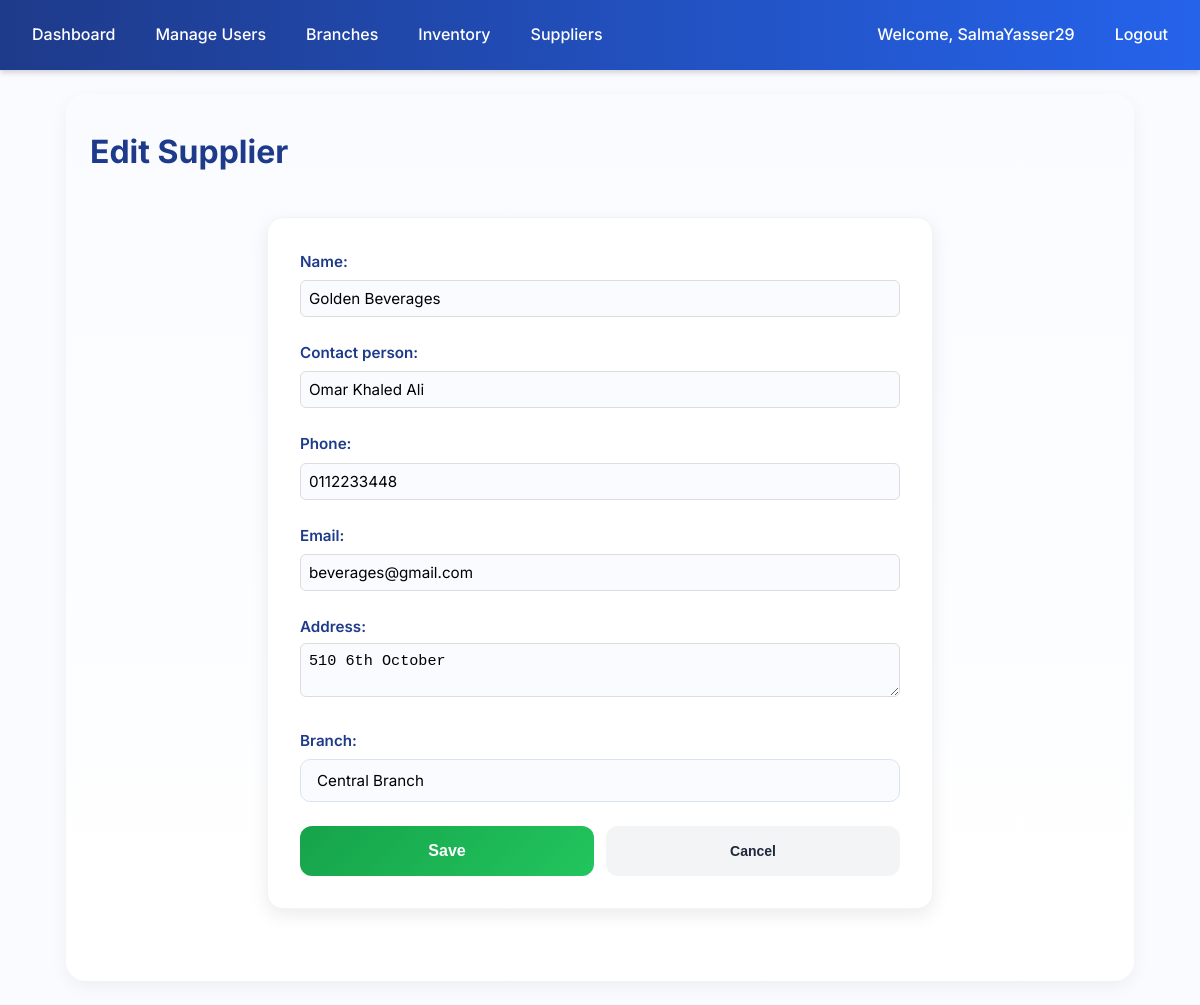
/inventory/suppliers/4/edit/ (signed in), run on the app's committed database.
### accounts/models.py (models this page shows, shortened)
class User(AbstractUser):
    ROLE_CHOICES = (
        ('admin', 'Admin'),
        ('manager', 'Manager'),
        ('cashier', 'Cashier'),
    )
    role = models.CharField(max_length=20, choices=ROLE_CHOICES, default='cashier')
    branch = models.ForeignKey('branches.Branch', null=True, blank=True, on_delete=models.SET_NULL)
    added_by = models.ForeignKey(
        'self', null=True, blank=True, on_delete=models.SET_NULL, related_name='added_users'
    )
    profile_image = models.ImageField(upload_to="profiles/", null=True, blank=True)

### inventory/models.py (models this page shows, shortened)
class Supplier(models.Model):
    name = models.CharField(max_length=100)
    contact_person = models.CharField(max_length=100, blank=True, null=True)
    phone = models.CharField(max_length=20, blank=True, null=True)
    email = models.EmailField(blank=True, null=True)
    address = models.TextField(blank=True, null=True)
    branch = models.ForeignKey(Branch, on_delete=models.CASCADE, null=True, blank=True)
    class Meta:
        unique_together = ('name', 'branch')
        ordering = ['name']

### inventory/views.py (the view)
# urls.py: path("suppliers/<int:pk>/edit/", views.supplier_edit, name="supplier_edit"),
@login_required
def supplier_edit(request, pk):
    supplier = get_object_or_404(Supplier, pk=pk)
    if not (is_superuser(request.user) or (is_admin(request.user) and supplier.branch == request.user.branch)):
        return redirect("inventory:supplier_list")
    if request.method == "POST":
        form = SupplierForm(request.POST, instance=supplier, user=request.user)
        if form.is_valid():
            old_instance = Supplier.objects.get(pk=supplier.pk)  # snapshot before save
            supplier = form.save(commit=False)
            if not is_superuser(request.user):
                supplier.branch = request.user.branch
            supplier.save()
            log_action(request.user, "update", supplier, old_instance)
            messages.success(request, f"Supplier '{supplier.name}' updated.")
            return redirect("inventory:supplier_list")
    else:
        form = SupplierForm(instance=supplier, user=request.user)
    return render(request, "inventory/suppliers/form.html", {"form": form})

### inventory/forms.py
class SupplierForm(forms.ModelForm):
    class Meta:
        model = Supplier
        fields = ['name', 'contact_person', 'phone', 'email', 'address', 'branch']
        widgets = {
            'name': forms.TextInput(attrs={'class': 'form-control'}),
            'contact_person': forms.TextInput(attrs={'class': 'form-control'}),
            'phone': forms.TextInput(attrs={'class': 'form-control'}),
            'email': forms.EmailInput(attrs={'class': 'form-control'}),
            'address': forms.Textarea(attrs={'class': 'form-control', 'rows': 2}),
            'branch': forms.Select(attrs={'class': 'form-control'}),
        }
    def __init__(self, *args, **kwargs):
        user = kwargs.pop('user', None)
        super().__init__(*args, **kwargs)
        if user and not user.is_superuser:
            self.fields['branch'].queryset = Branch.objects.filter(id=user.branch.id)

### branches/models.py (called while the page is built)
    def __str__(self):
        return self.name

### inventory/views.py (called while the page is built)
def is_superuser(user):
    return user.is_superuser

### inventory/templates/inventory/suppliers/form.html (shortened to what this page needs)
{% extends "accounts/layout.html" %}
{% block content %}
<div class="form-container">
    <h1 class="page-title">{{ form.instance.pk|yesno:"Edit Supplier,Add Supplier" }}</h1>
    <div class="form-card">
        <form method="post" class="styled-form">
            <div class="form-group">
                {{ form.name.label_tag }}
                {{ form.name }}
            </div>
            <div class="form-group">
                {{ form.contact_person.label_tag }}
                {{ form.contact_person }}
            </div>
            <div class="form-group">
                {{ form.phone.label_tag }}
                {{ form.phone }}
            </div>
            <div class="form-group">
                {{ form.email.label_tag }}
                {{ form.email }}
            </div>
            <div class="form-group">
                {{ form.address.label_tag }}
                {{ form.address }}
            </div>
            <div class="form-group">
                {{ form.branch.label_tag }}
                {{ form.branch }}
            </div>
            <div class="form-actions">
                <button type="submit" class="btn btn-success">Save</button>
                <button type="button" class="btn btn-secondary" onclick="window.location.href='{% url 'inventory:supplier_list' %}'">Cancel</button>
            </div>
        </form>
    </div>
</div>
{% endblock %}

### accounts/templates/accounts/layout.html (shortened to what this page needs)
{% load static %}
<!DOCTYPE html>
<html lang="en">
<head>
    <link rel="stylesheet" href="{% static 'css/styles.css' %}">
    <link rel="stylesheet" href="https://cdn.jsdelivr.net/npm/bootstrap-icons@1.11.1/font/bootstrap-icons.css">
</head>
<body>
    {% if user.is_authenticated and request.resolver_match.url_name != "login" %}
        <nav class="navbar">
            <a href="{% url 'accounts:dashboard' %}">Dashboard</a>
            {% if user.is_superuser %}
                <a href="{% url 'accounts:manage_users' %}">Manage Users</a>
                <a href="{% url 'branches:index' %}">Branches</a>
                <a href="{% url 'inventory:index' %}">Inventory</a>
                <a href="{% url 'inventory:supplier_list' %}?branch={{ user.branch.id }}">Suppliers</a>
            {% elif user.role == "manager" %}
                <a href="{% url 'reports:dashboard' %}?branch={{ user.branch.id }}">Reports</a>
            {% elif user.role == "cashier" %}
                <a href="{% url 'customers:index' %}?branch={{ user.branch.id }}">Customers</a>
                <a href="{% url 'sales:pos' %}?branch={{ user.branch.id }}">Sales</a>
            {% endif %}
            <span class="navbar-text" style="margin-left: auto;">
                <a href="{% url 'accounts:profile' %}">Welcome, {{ user.get_full_name|default:user.username }}</a>
            </span>
            <a href="{% url 'accounts:logout' %}">Logout</a>
        </nav>
    {% endif %}
    <main class="container">
        {% block content %}{% endblock %}
    </main>
</body>
</html>

### data on the page
User: get_full_name "SalmaYasser29"
Supplier: instance.pk "Edit Supplier", name "Golden Beverages", contact_person "Omar Khaled Ali", phone "0112233448", email "beverages@gmail.com", address "510 6th October", branch "Central Branch"
